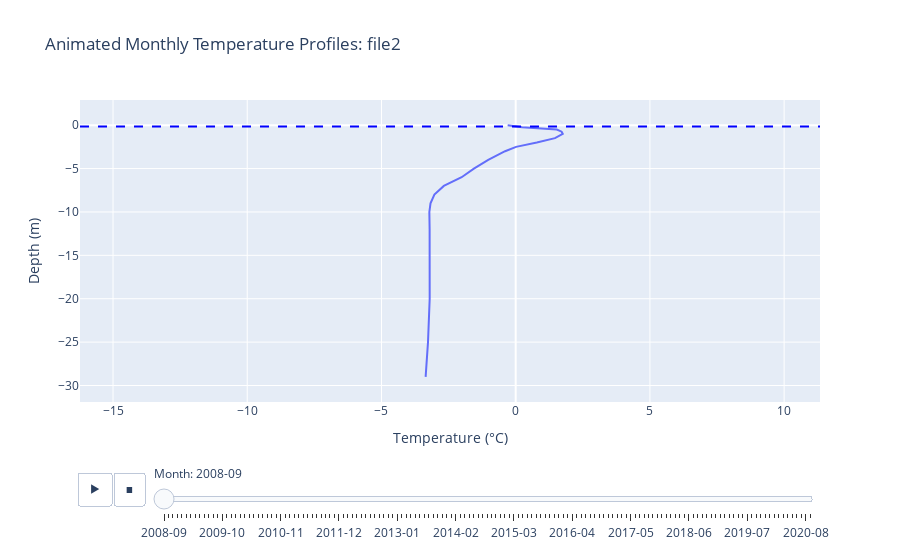

Notebook source saved alongside this figure:
### Code cell
create_animated_temperature_profile_plotly_with_zero_line(dfm_list[2], 'file2')

### Figure 1 — Plotly figure (JSON) as saved in the notebook; plotly's stock layout.template omitted (floating-point values rounded to 4 significant figures)
{"data": [{"hovertemplate": "Month=2008-09<br>Temperature (°C)=%{x}<br>Depth (m)=%{y}<extra></extra>", "legendgroup": "", "line": {"color": "#636efa", "dash": "solid"}, "marker": {"symbol": "circle"}, "mode": "lines", "name": "", "orientation": "v", "showlegend": false, "type": "scatter", "x": [-0.2993, 0.238, 1.531, 1.712, 1.754, 1.464, 0.7873, 0.0145, -0.3943, -1.023, -1.557, -2.013, -2.677, -3.029, -3.173, -3.216, -3.206, -3.205, -3.204, -3.267, -3.355], "xaxis": "x", "y": [0, -0.25, -0.5, -0.75, -1, -1.5, -2, -2.5, -3, -4, -5, -6, -7, -8, -9, -10, -12, -15, -20, -25, -29], "yaxis": "y"}], "layout": {"legend": {"tracegroupgap": 0}, "shapes": [{"line": {"color": "blue", "dash": "dash", "width": 2}, "type": "line", "x0": -16.23, "x1": 11.34, "y0": -0.1393, "y1": -0.1393}], "sliders": [{"active": 0, "currentvalue": {"prefix": "Month: "}, "len": 0.9, "pad": {"b": 10, "t": 60}, "steps": [{"args": [["2008-09"], {"frame": {"duration": 0, "redraw": false}, "fromcurrent": true, "mode": "immediate", "transition": {"duration": 0, "easing": "linear"}}], "label": "2008-09", "method": "animate"}, {"args": [["2008-10"], {"frame": {"duration": 0, "redraw": false}, "fromcurrent": true, "mode": "immediate", "transition": {"duration": 0, "easing": "linear"}}], "label": "2008-10", "method": "animate"}, {"args": [["2008-11"], {"frame": {"duration": 0, "redraw": false}, "fromcurrent": true, "mode": "immediate", "transition": {"duration": 0, "easing": "linear"}}], "label": "2008-11", "method": "animate"}, {"args": [["2008-12"], {"frame": {"duration": 0, "redraw": false}, "fromcurrent": true, "mode": "immediate", "transition": {"duration": 0, "easing": "linear"}}], "label": "2008-12", "method": "animate"}, {"args": [["2009-01"], {"frame": {"duration": 0, "redraw": false}, "fromcurrent": true, "mode": "immediate", "transition": {"duration": 0, "easing": "linear"}}], "label": "2009-01", "method": "animate"}, {"args": [["2009-02"], {"frame": {"duration": 0, "redraw": false}, "fromcurrent": true, "mode": "immediate", "transition": {"duration": 0, "easing": "linear"}}], "label": "2009-02", "method": "animate"}, {"args": [["2009-03"], {"frame": {"duration": 0, "redraw": false}, "fromcurrent": true, "mode": "immediate", "transition": {"duration": 0, "easing": "linear"}}], "label": "2009-03", "method": "animate"}, {"args": [["2009-04"], {"frame": {"duration": 0, "redraw": false}, "fromcurrent": true, "mode": "immediate", "transition": {"duration": 0, "easing": "linear"}}], "label": "2009-04", "method": "animate"}, {"args": [["2009-05"], {"frame": {"duration": 0, "redraw": false}, "fromcurrent": true, "mode": "immediate", "transition": {"duration": 0, "easing": "linear"}}], "label": "2009-05", "method": "animate"}, {"args": [["2009-06"], {"frame": {"duration": 0, "redraw": false}, "fromcurrent": true, "mode": "immediate", "transition": {"duration": 0, "easing": "linear"}}], "label": "2009-06", "method": "animate"}, {"args": [["2009-07"], {"frame": {"duration": 0, "redraw": false}, "fromcurrent": true, "mode": "immediate", "transition": {"duration": 0, "easing": "linear"}}], "label": "2009-07", "method": "animate"}, {"args": [["2009-08"], {"frame": {"duration": 0, "redraw": false}, "fromcurrent": true, "mode": "immediate", "transition": {"duration": 0, "easing": "linear"}}], "label": "2009-08", "method": "animate"}, {"args": [["2009-09"], {"frame": {"duration": 0, "redraw": false}, "fromcurrent": true, "mode": "immediate", "transition": {"duration": 0, "easing": "linear"}}], "label": "2009-09", "method": "animate"}, {"args": [["2009-10"], {"frame": {"duration": 0, "redraw": false}, "fromcurrent": true, "mode": "immediate", "transition": {"duration": 0, "easing": "linear"}}], "label": "2009-10", "method": "animate"}, {"args": [["2009-11"], {"frame": {"duration": 0, "redraw": false}, "fromcurrent": true, "mode": "immediate", "transition": {"duration": 0, "easing": "linear"}}], "label": "2009-11", "method": "animate"}, {"args": [["2009-12"], {"frame": {"duration": 0, "redraw": false}, "fromcurrent": true, "mode": "immediate", "transition": {"duration": 0, "easing": "linear"}}], "label": "2009-12", "method": "animate"}, {"args": [["2010-01"], {"frame": {"duration": 0, "redraw": false}, "fromcurrent": true, "mode": "immediate", "transition": {"duration": 0, "easing": "linear"}}], "label": "2010-01", "method": "animate"}, {"args": [["2010-02"], {"frame": {"duration": 0, "redraw": false}, "fromcurrent": true, "mode": "immediate", "transition": {"duration": 0, "easing": "linear"}}], "label": "2010-02", "method": "animate"}, {"args": [["2010-03"], {"frame": {"duration": 0, "redraw": false}, "fromcurrent": true, "mode": "immediate", "transition": {"duration": 0, "easing": "linear"}}], "label": "2010-03", "method": "animate"}, {"args": [["2010-04"], {"frame": {"duration": 0, "redraw": false}, "fromcurrent": true, "mode": "immediate", "transition": {"duration": 0, "easing": "linear"}}], "label": "2010-04", "method": "animate"}, {"args": [["2010-05"], {"frame": {"duration": 0, "redraw": false}, "fromcurrent": true, "mode": "immediate", "transition": {"duration": 0, "easing": "linear"}}], "label": "2010-05", "method": "animate"}, {"args": [["2010-06"], {"frame": {"duration": 0, "redraw": false}, "fromcurrent": true, "mode": "immediate", "transition": {"duration": 0, "easing": "linear"}}], "label": "2010-06", "method": "animate"}, {"args": [["2010-07"], {"frame": {"duration": 0, "redraw": false}, "fromcurrent": true, "mode": "immediate", "transition": {"duration": 0, "easing": "linear"}}], "label": "2010-07", "method": "animate"}, {"args": [["2010-08"], {"frame": {"duration": 0, "redraw": false}, "fromcurrent": true, "mode": "immediate", "transition": {"duration": 0, "easing": "linear"}}], "label": "2010-08", "method": "animate"}, {"args": [["2010-09"], {"frame": {"duration": 0, "redraw": false}, "fromcurrent": true, "mode": "immediate", "transition": {"duration": 0, "easing": "linear"}}], "label": "2010-09", "method": "animate"}, {"args": [["2010-10"], {"frame": {"duration": 0, "redraw": false}, "fromcurrent": true, "mode": "immediate", "transition": {"duration": 0, "easing": "linear"}}], "label": "2010-10", "method": "animate"}, {"args": [["2010-11"], {"frame": {"duration": 0, "redraw": false}, "fromcurrent": true, "mode": "immediate", "transition": {"duration": 0, "easing": "linear"}}], "label": "2010-11", "method": "animate"}, {"args": [["2010-12"], {"frame": {"duration": 0, "redraw": false}, "fromcurrent": true, "mode": "immediate", "transition": {"duration": 0, "easing": "linear"}}], "label": "2010-12", "method": "animate"}, {"args": [["2011-01"], {"frame": {"duration": 0, "redraw": false}, "fromcurrent": true, "mode": "immediate", "transition": {"duration": 0, "easing": "linear"}}], "label": "2011-01", "method": "animate"}, {"args": [["2011-02"], {"frame": {"duration": 0, "redraw": false}, "fromcurrent": true, "mode": "immediate", "transition": {"duration": 0, "easing": "linear"}}], "label": "2011-02", "method": "animate"}, {"args": [["2011-03"], {"frame": {"duration": 0, "redraw": false}, "fromcurrent": true, "mode": "immediate", "transition": {"duration": 0, "easing": "linear"}}], "label": "2011-03", "method": "animate"}, {"args": [["2011-04"], {"frame": {"duration": 0, "redraw": false}, "fromcurrent": true, "mode": "immediate", "transition": {"duration": 0, "easing": "linear"}}], "label": "2011-04", "method": "animate"}, {"args": [["2011-05"], {"frame": {"duration": 0, "redraw": false}, "fromcurrent": true, "mode": "immediate", "transition": {"duration": 0, "easing": "linear"}}], "label": "2011-05", "method": "animate"}, {"args": [["2011-06"], {"frame": {"duration": 0, "redraw": false}, "fromcurrent": true, "mode": "immediate", "transition": {"duration": 0, "easing": "linear"}}], "label": "2011-06", "method": "animate"}, {"args": [["2011-07"], {"frame": {"duration": 0, "redraw": false}, "fromcurrent": true, "mode": "immediate", "transition": {"duration": 0, "easing": "linear"}}], "label": "2011-07", "method": "animate"}, {"args": [["2011-08"], {"frame": {"duration": 0, "redraw": false}, "fromcurrent": true, "mode": "immediate", "transition": {"duration": 0, "easing": "linear"}}], "label": "2011-08", "method": "animate"}, {"args": [["2011-09"], {"frame": {"duration": 0, "redraw": false}, "fromcurrent": true, "mode": "immediate", "transition": {"duration": 0, "easing": "linear"}}], "label": "2011-09", "method": "animate"}, {"args": [["2011-10"], {"frame": {"duration": 0, "redraw": false}, "fromcurrent": true, "mode": "immediate", "transition": {"duration": 0, "easing": "linear"}}], "label": "2011-10", "method": "animate"}, {"args": [["2011-11"], {"frame": {"duration": 0, "redraw": false}, "fromcurrent": true, "mode": "immediate", "transition": {"duration": 0, "easing": "linear"}}], "label": "2011-11", "method": "animate"}, {"args": [["2011-12"], {"frame": {"duration": 0, "redraw": false}, "fromcurrent": true, "mode": "immediate", "transition": {"duration": 0, "easing": "linear"}}], "label": "2011-12", "method": "animate"}, {"args": [["2012-01"], {"frame": {"duration": 0, "redraw": false}, "fromcurrent": true, "mode": "immediate", "transition": {"duration": 0, "easing": "linear"}}], "label": "2012-01", "method": "animate"}, {"args": [["2012-02"], {"frame": {"duration": 0, "redraw": false}, "fromcurrent": true, "mode": "immediate", "transition": {"duration": 0, "easing": "linear"}}], "label": "2012-02", "method": "animate"}, {"args": [["2012-03"], {"frame": {"duration": 0, "redraw": false}, "fromcurrent": true, "mode": "immediate", "transition": {"duration": 0, "easing": "linear"}}], "label": "2012-03", "method": "animate"}, {"args": [["2012-04"], {"frame": {"duration": 0, "redraw": false}, "fromcurrent": true, "mode": "immediate", "transition": {"duration": 0, "easing": "linear"}}], "label": "2012-04", "method": "animate"}, {"args": [["2012-05"], {"frame": {"duration": 0, "redraw": false}, "fromcurrent": true, "mode": "immediate", "transition": {"duration": 0, "easing": "linear"}}], "label": "2012-05", "method": "animate"}, {"args": [["2012-06"], {"frame": {"duration": 0, "redraw": false}, "fromcurrent": true, "mode": "immediate", "transition": {"duration": 0, "easing": "linear"}}], "label": "2012-06", "method": "animate"}, {"args": [["2012-07"], {"frame": {"duration": 0, "redraw": false}, "fromcurrent": true, "mode": "immediate", "transition": {"duration": 0, "easing": "linear"}}], "label": "2012-07", "method": "animate"}, {"args": [["2012-08"], {"frame": {"duration": 0, "redraw": false}, "fromcurrent": true, "mode": "immediate", "transition": {"duration": 0, "easing": "linear"}}], "label": "2012-08", "method": "animate"}, {"args": [["2012-09"], {"frame": {"duration": 0, "redraw": false}, "fromcurrent": true, "mode": "immediate", "transition": {"duration": 0, "easing": "linear"}}], "label": "2012-09", "method": "animate"}, {"args": [["2012-10"], {"frame": {"duration": 0, "redraw": false}, "fromcurrent": true, "mode": "immediate", "transition": {"duration": 0, "easing": "linear"}}], "label": "2012-10", "method": "animate"}, {"args": [["2012-11"], {"frame": {"duration": 0, "redraw": false}, "fromcurrent": true, "mode": "immediate", "transition": {"duration": 0, "easing": "linear"}}], "label": "2012-11", "method": "animate"}, {"args": [["2012-12"], {"frame": {"duration": 0, "redraw": false}, "fromcurrent": true, "mode": "immediate", "transition": {"duration": 0, "easing": "linear"}}], "label": "2012-12", "method": "animate"}, {"args": [["2013-01"], {"frame": {"duration": 0, "redraw": false}, "fromcurrent": true, "mode": "immediate", "transition": {"duration": 0, "easing": "linear"}}], "label": "2013-01", "method": "animate"}, {"args": [["2013-02"], {"frame": {"duration": 0, "redraw": false}, "fromcurrent": true, "mode": "immediate", "transition": {"duration": 0, "easing": "linear"}}], "label": "2013-02", "method": "animate"}, {"args": [["2013-03"], {"frame": {"duration": 0, "redraw": false}, "fromcurrent": true, "mode": "immediate", "transition": {"duration": 0, "easing": "linear"}}], "label": "2013-03", "method": "animate"}, {"args": [["2013-04"], {"frame": {"duration": 0, "redraw": false}, "fromcurrent": true, "mode": "immediate", "transition": {"duration": 0, "easing": "linear"}}], "label": "2013-04", "method": "animate"}, {"args": [["2013-05"], {"frame": {"duration": 0, "redraw": false}, "fromcurrent": true, "mode": "immediate", "transition": {"duration": 0, "easing": "linear"}}], "label": "2013-05", "method": "animate"}, {"args": [["2013-06"], {"frame": {"duration": 0, "redraw": false}, "fromcurrent": true, "mode": "immediate", "transition": {"duration": 0, "easing": "linear"}}], "label": "2013-06", "method": "animate"}, {"args": [["2013-07"], {"frame": {"duration": 0, "redraw": false}, "fromcurrent": true, "mode": "immediate", "transition": {"duration": 0, "easing": "linear"}}], "label": "2013-07", "method": "animate"}, {"args": [["2013-08"], {"frame": {"duration": 0, "redraw": false}, "fromcurrent": true, "mode": "immediate", "transition": {"duration": 0, "easing": "linear"}}], "label": "2013-08", "method": "animate"}, {"args": [["2013-09"], {"frame": {"duration": 0, "redraw": false}, "fromcurrent": true, "mode": "immediate", "transition": {"duration": 0, "easing": "linear"}}], "label": "2013-09", "method": "animate"}, {"args": [["2013-10"], {"frame": {"duration": 0, "redraw": false}, "fromcurrent": true, "mode": "immediate", "transition": {"duration": 0, "easing": "linear"}}], "label": "2013-10", "method": "animate"}, {"args": [["2013-11"], {"frame": {"duration": 0, "redraw": false}, "fromcurrent": true, "mode": "immediate", "transition": {"duration": 0, "easing": "linear"}}], "label": "2013-11", "method": "animate"}, {"args": [["2013-12"], {"frame": {"duration": 0, "redraw": false}, "fromcurrent": true, "mode": "immediate", "transition": {"duration": 0, "easing": "linear"}}], "label": "2013-12", "method": "animate"}, {"args": [["2014-01"], {"frame": {"duration": 0, "redraw": false}, "fromcurrent": true, "mode": "immediate", "transition": {"duration": 0, "easing": "linear"}}], "label": "2014-01", "method": "animate"}, {"args": [["2014-02"], {"frame": {"duration": 0, "redraw": false}, "fromcurrent": true, "mode": "immediate", "transition": {"duration": 0, "easing": "linear"}}], "label": "2014-02", "method": "animate"}, {"args": [["2014-03"], {"frame": {"duration": 0, "redraw": false}, "fromcurrent": true, "mode": "immediate", "transition": {"duration": 0, "easing": "linear"}}], "label": "2014-03", "method": "animate"}, {"args": [["2014-04"], {"frame": {"duration": 0, "redraw": false}, "fromcurrent": true, "mode": "immediate", "transition": {"duration": 0, "easing": "linear"}}], "label": "2014-04", "method": "animate"}, {"args": [["2014-05"], {"frame": {"duration": 0, "redraw": false}, "fromcurrent": true, "mode": "immediate", "transition": {"duration": 0, "easing": "linear"}}], "label": "2014-05", "method": "animate"}, {"args": [["2014-06"], {"frame": {"duration": 0, "redraw": false}, "fromcurrent": true, "mode": "immediate", "transition": {"duration": 0, "easing": "linear"}}], "label": "2014-06", "method": "animate"}, {"args": [["2014-07"], {"frame": {"duration": 0, "redraw": false}, "fromcurrent": true, "mode": "immediate", "transition": {"duration": 0, "easing": "linear"}}], "label": "2014-07", "method": "animate"}, {"args": [["2014-08"], {"frame": {"duration": 0, "redraw": false}, "fromcurrent": true, "mode": "immediate", "transition": {"duration": 0, "easing": "linear"}}], "label": "2014-08", "method": "animate"}, {"args": [["2014-09"], {"frame": {"duration": 0, "redraw": false}, "fromcurrent": true, "mode": "immediate", "transition": {"duration": 0, "easing": "linear"}}], "label": "2014-09", "method": "animate"}, {"args": [["2014-10"], {"frame": {"duration": 0, "redraw": false}, "fromcurrent": true, "mode": "immediate", "transition": {"duration": 0, "easing": "linear"}}], "label": "2014-10", "method": "animate"}, {"args": [["2014-11"], {"frame": {"duration": 0, "redraw": false}, "fromcurrent": true, "mode": "immediate", "transition": {"duration": 0, "easing": "linear"}}], "label": "2014-11", "method": "animate"}, {"args": [["2014-12"], {"frame": {"duration": 0, "redraw": false}, "fromcurrent": true, "mode": "immediate", "transition": {"duration": 0, "easing": "linear"}}], "label": "2014-12", "method": "animate"}, {"args": [["2015-01"], {"frame": {"duration": 0, "redraw": false}, "fromcurrent": true, "mode": "immediate", "transition": {"duration": 0, "easing": "linear"}}], "label": "2015-01", "method": "animate"}, {"args": [["2015-02"], {"frame": {"duration": 0, "redraw": false}, "fromcurrent": true, "mode": "immediate", "transition": {"duration": 0, "easing": "linear"}}], "label": "2015-02", "method": "animate"}, {"args": [["2015-03"], {"frame": {"duration": 0, "redraw": false}, "fromcurrent": true, "mode": "immediate", "transition": {"duration": 0, "easing": "linear"}}], "label": "2015-03", "method": "animate"}, {"args": [["2015-04"], {"frame": {"duration": 0, "redraw": false}, "fromcurrent": true, "mode": "immediate", "transition": {"duration": 0, "easing": "linear"}}], "label": "2015-04", "method": "animate"}, {"args": [["2015-05"], {"frame": {"duration": 0, "redraw": false}, "fromcurrent": true, "mode": "immediate", "transition": {"duration": 0, "easing": "linear"}}], "label": "2015-05", "method": "animate"}, {"args": [["2015-06"], {"frame": {"duration": 0, "redraw": false}, "fromcurrent": true, "mode": "immediate", "transition": {"duration": 0, "easing": "linear"}}], "label": "2015-06", "method": "animate"}, {"args": [["2015-07"], {"frame": {"duration": 0, "redraw": false}, "fromcurrent": true, "mode": "immediate", "transition": {"duration": 0, "easing": "linear"}}], "label": "2015-07", "method": "animate"}, {"args": [["2015-08"], {"frame": {"duration": 0, "redraw": false}, "fromcurrent": true, "mode": "immediate", "transition": {"duration": 0, "easing": "linear"}}], "label": "2015-08", "method": "animate"}, {"args": [["2015-09"], {"frame": {"duration": 0, "redraw": false}, "fromcurrent": true, "mode": "immediate", "transition": {"duration": 0, "easing": "linear"}}], "label": "2015-09", "method": "animate"}, {"args": [["2015-10"], {"frame": {"duration": 0, "redraw": false}, "fromcurrent": true, "mode": "immediate", "transition": {"duration": 0, "easing": "linear"}}], "label": "2015-10", "method": "animate"}, {"args": [["2015-11"], {"frame": {"duration": 0, "redraw": false}, "fromcurrent": true, "mode": "immediate", "transition": {"duration": 0, "easing": "linear"}}], "label": "2015-11", "method": "animate"}, {"args": [["2015-12"], {"frame": {"duration": 0, "redraw": false}, "fromcurrent": true, "mode": "immediate", "transition": {"duration": 0, "easing": "linear"}}], "label": "2015-12", "method": "animate"}, {"args": [["2016-01"], {"frame": {"duration": 0, "redraw": false}, "fromcurrent": true, "mode": "immediate", "transition": {"duration": 0, "easing": "linear"}}], "label": "2016-01", "method": "animate"}, {"args": [["2016-02"], {"frame": {"duration": 0, "redraw": false}, "fromcurrent": true, "mode": "immediate", "transition": {"duration": 0, "easing": "linear"}}], "label": "2016-02", "method": "animate"}, {"args": [["2016-03"], {"frame": {"duration": 0, "redraw": false}, "fromcurrent": true, "mode": "immediate", "transition": {"duration": 0, "easing": "linear"}}], "label": "2016-03", "method": "animate"}, {"args": [["2016-04"], {"frame": {"duration": 0, "redraw": false}, "fromcurrent": true, "mode": "immediate", "transition": {"duration": 0, "easing": "linear"}}], "label": "2016-04", "method": "animate"}, {"args": [["2016-05"], {"frame": {"duration": 0, "redraw": false}, "fromcurrent": true, "mode": "immediate", "transition": {"duration": 0, "easing": "linear"}}], "label": "2016-05", "method": "animate"}, {"args": [["2016-06"], {"frame": {"duration": 0, "redraw": false}, "fromcurrent": true, "mode": "immediate", "transition": {"duration": 0, "easing": "linear"}}], "label": "2016-06", "method": "animate"}, {"args": [["2016-07"], {"frame": {"duration": 0, "redraw": false}, "fromcurrent": true, "mode": "immediate", "transition": {"duration": 0, "easing": "linear"}}], "label": "2016-07", "method": "animate"}, {"args": [["2016-08"], {"frame": {"duration": 0, "redraw": false}, "fromcurrent": true, "mode": "immediate", "transition": {"duration": 0, "easing": "linear"}}], "label": "2016-08", "method": "animate"}, {"args": [["2016-09"], {"frame": {"duration": 0, "redraw": false}, "fromcurrent": true, "mode": "immediate", "transition": {"duration": 0, "easing": "linear"}}], "label": "2016-09", "method": "animate"}, {"args": [["2016-10"], {"frame": {"duration": 0, "redraw": false}, "fromcurrent": true, "mode": "immediate", "transition": {"duration": 0, "easing": "linear"}}], "label": "2016-10", "method": "animate"}, {"args": [["2016-11"], {"frame": {"duration": 0, "redraw": false}, "fromcurrent": true, "mode": "immediate", "transition": {"duration": 0, "easing": "linear"}}], "label": "2016-11", "method": "animate"}, {"args": [["2016-12"], {"frame": {"duration": 0, "redraw": false}, "fromcurrent": true, "mode": "immediate", "transition": {"duration": 0, "easing": "linear"}}], "label": "2016-12", "method": "animate"}, {"args": [["2017-01"], {"frame": {"duration": 0, "redraw": false}, "fromcurrent": true, "mode": "immediate", "transition": {"duration": 0, "easing": "linear"}}], "label": "2017-01", "method": "animate"}, {"args": [["2017-02"], {"frame": {"duration": 0, "redraw": false}, "fromcurrent": true, "mode": "immediate", "transition": {"duration": 0, "easing": "linear"}}], "label": "2017-02", "method": "animate"}, {"args": [["2017-03"], {"frame": {"duration": 0, "redraw": false}, "fromcurrent": true, "mode": "immediate", "transition": {"duration": 0, "easing": "linear"}}], "label": "2017-03", "method": "animate"}, {"args": [["2017-04"], {"frame": {"duration": 0, "redraw": false}, "fromcurrent": true, "mode": "immediate", "transition": {"duration": 0, "easing": "linear"}}], "label": "2017-04", "method": "animate"}, {"args": [["2017-05"], {"frame": {"duration": 0, "redraw": false}, "fromcurrent": true, "mode": "immediate", "transition": {"duration": 0, "easing": "linear"}}], "label": "2017-05", "method": "animate"}, {"args": [["2017-06"], {"frame": {"duration": 0, "redraw": false}, "fromcurrent": true, "mode": "immediate", "transition": {"duration": 0, "easing": "linear"}}], "label": "2017-06", "method": "animate"}, {"args": [["2017-07"], {"frame": {"duration": 0, "redraw": false}, "fromcurrent": true, "mode": "immediate", "transition": {"duration": 0, "easing": "linear"}}], "label": "2017-07", "method": "animate"}, {"args": [["2017-08"], {"frame": {"duration": 0, "redraw": false}, "fromcurrent": true, "mode": "immediate", "transition": {"duration": 0, "easing": "linear"}}], "label": "2017-08", "method": "animate"}, {"args": [["2017-09"], {"frame": {"duration": 0, "redraw": false}, "fromcurrent": true, "mode": "immediate", "transition": {"duration": 0, "easing": "linear"}}], "label": "2017-09", "method": "animate"}, {"args": [["2017-10"], {"frame": {"duration": 0, "redraw": false}, "fromcurrent": true, "mode": "immediate", "transition": {"duration": 0, "easing": "linear"}}], "label": "2017-10", "method": "animate"}, {"args": [["2017-11"], {"frame": {"duration": 0, "redraw": false}, "fromcurrent": true, "mode": "immediate", "transition": {"duration": 0, "easing": "linear"}}], "label": "2017-11", "method": "animate"}, {"args": [["2017-12"], {"frame": {"duration": 0, "redraw": false}, "fromcurrent": true, "mode": "immediate", "transition": {"duration": 0, "easing": "linear"}}], "label": "2017-12", "method": "animate"}, {"args": [["2018-01"], {"frame": {"duration": 0, "redraw": false}, "fromcurrent": true, "mode": "immediate", "transition": {"duration": 0, "easing": "linear"}}], "label": "2018-01", "method": "animate"}, {"args": [["2018-02"], {"frame": {"duration": 0, "redraw": false}, "fromcurrent": true, "mode": "immediate", "transition": {"duration": 0, "easing": "linear"}}], "label": "2018-02", "method": "animate"}, {"args": [["2018-03"], {"frame": {"duration": 0, "redraw": false}, "fromcurrent": true, "mode": "immediate", "transition": {"duration": 0, "easing": "linear"}}], "label": "2018-03", "method": "animate"}, {"args": [["2018-04"], {"frame": {"duration": 0, "redraw": false}, "fromcurrent": true, "mode": "immediate", "transition": {"duration": 0, "easing": "linear"}}], "label": "2018-04", "method": "animate"}, {"args": [["2018-05"], {"frame": {"duration": 0, "redraw": false}, "fromcurrent": true, "mode": "immediate", "transition": {"duration": 0, "easing": "linear"}}], "label": "2018-05", "method": "animate"}, {"args": [["2018-06"], {"frame": {"duration": 0, "redraw": false}, "fromcurrent": true, "mode": "immediate", "transition": {"duration": 0, "easing": "linear"}}], "label": "2018-06", "method": "animate"}, {"args": [["2018-07"], {"frame": {"duration": 0, "redraw": false}, "fromcurrent": true, "mode": "immediate", "transition": {"duration": 0, "easing": "linear"}}], "label": "2018-07", "method": "animate"}, {"args": [["2018-08"], {"frame": {"duration": 0, "redraw": false}, "fromcurrent": true, "mode": "immediate", "transition": {"duration": 0, "easing": "linear"}}], "label": "2018-08", "method": "animate"}, {"args": [["2018-09"], {"frame": {"duration": 0, "redraw": false}, "fromcurrent": true, "mode": "immediate", "transition": {"duration": 0, "easing": "linear"}}], "label": "2018-09", "method": "animate"}, {"args": [["2018-10"], {"frame": {"duration": 0, "redraw": false}, "fromcurrent": true, "mode": "immediate", "transition": {"duration": 0, "easing": "linear"}}], "label": "2018-10", "method": "animate"}, {"args": [["2018-11"], {"frame": {"duration": 0, "redraw": false}, "fromcurrent": true, "mode": "immediate", "transition": {"duration": 0, "easing": "linear"}}], "label": "2018-11", "method": "animate"}, {"args": [["2018-12"], {"frame": {"duration": 0, "redraw": false}, "fromcurrent": true, "mode": "immediate", "transition": {"duration": 0, "easing": "linear"}}], "label": "2018-12", "method": "animate"}, {"args": [["2019-01"], {"frame": {"duration": 0, "redraw": false}, "fromcurrent": true, "mode": "immediate", "transition": {"duration": 0, "easing": "linear"}}], "label": "2019-01", "method": "animate"}, {"args": [["2019-02"], {"frame": {"duration": 0, "redraw": false}, "fromcurrent": true, "mode": "immediate", "transition": {"duration": 0, "easing": "linear"}}], "label": "2019-02", "method": "animate"}, {"args": [["2019-03"], {"frame": {"duration": 0, "redraw": false}, "fromcurrent": true, "mode": "immediate", "transition": {"duration": 0, "easing": "linear"}}], "label": "2019-03", "method": "animate"}, {"args": [["2019-04"], {"frame": {"duration": 0, "redraw": false}, "fromcurrent": true, "mode": "immediate", "transition": {"duration": 0, "easing": "linear"}}], "label": "2019-04", "method": "animate"}, {"args": [["2019-05"], {"frame": {"duration": 0, "redraw": false}, "fromcurrent": true, "mode": "immediate", "transition": {"duration": 0, "easing": "linear"}}], "label": "2019-05", "method": "animate"}, {"args": [["2019-06"], {"frame": {"duration": 0, "redraw": false}, "fromcurrent": true, "mode": "immediate", "transition": {"duration": 0, "easing": "linear"}}], "label": "2019-06", "method": "animate"}, {"args": [["2019-07"], {"frame": {"duration": 0, "redraw": false}, "fromcurrent": true, "mode": "immediate", "transition": {"duration": 0, "easing": "linear"}}], "label": "2019-07", "method": "animate"}, {"args": [["2019-08"], {"frame": {"duration": 0, "redraw": false}, "fromcurrent": true, "mode": "immediate", "transition": {"duration": 0, "easing": "linear"}}], "label": "2019-08", "method": "animate"}, {"args": [["2019-09"], {"frame": {"duration": 0, "redraw": false}, "fromcurrent": true, "mode": "immediate", "transition": {"duration": 0, "easing": "linear"}}], "label": "2019-09", "method": "animate"}, {"args": [["2019-10"], {"frame": {"duration": 0, "redraw": false}, "fromcurrent": true, "mode": "immediate", "transition": {"duration": 0, "easing": "linear"}}], "label": "2019-10", "method": "animate"}, {"args": [["2019-11"], {"frame": {"duration": 0, "redraw": false}, "fromcurrent": true, "mode": "immediate", "transition": {"duration": 0, "easing": "linear"}}], "label": "2019-11", "method": "animate"}, {"args": [["2019-12"], {"frame": {"duration": 0, "redraw": false}, "fromcurrent": true, "mode": "immediate", "transition": {"duration": 0, "easing": "linear"}}], "label": "2019-12", "method": "animate"}, {"args": [["2020-01"], {"frame": {"duration": 0, "redraw": false}, "fromcurrent": true, "mode": "immediate", "transition": {"duration": 0, "easing": "linear"}}], "label": "2020-01", "method": "animate"}, {"args": [["2020-02"], {"frame": {"duration": 0, "redraw": false}, "fromcurrent": true, "mode": "immediate", "transition": {"duration": 0, "easing": "linear"}}], "label": "2020-02", "method": "animate"}, {"args": [["2020-03"], {"frame": {"duration": 0, "redraw": false}, "fromcurrent": true, "mode": "immediate", "transition": {"duration": 0, "easing": "linear"}}], "label": "2020-03", "method": "animate"}, {"args": [["2020-04"], {"frame": {"duration": 0, "redraw": false}, "fromcurrent": true, "mode": "immediate", "transition": {"duration": 0, "easing": "linear"}}], "label": "2020-04", "method": "animate"}, {"args": [["2020-05"], {"frame": {"duration": 0, "redraw": false}, "fromcurrent": true, "mode": "immediate", "transition": {"duration": 0, "easing": "linear"}}], "label": "2020-05", "method": "animate"}, {"args": [["2020-06"], {"frame": {"duration": 0, "redraw": false}, "fromcurrent": true, "mode": "immediate", "transition": {"duration": 0, "easing": "linear"}}], "label": "2020-06", "method": "animate"}, {"args": [["2020-07"], {"frame": {"duration": 0, "redraw": false}, "fromcurrent": true, "mode": "immediate", "transition": {"duration": 0, "easing": "linear"}}], "label": "2020-07", "method": "animate"}, {"args": [["2020-08"], {"frame": {"duration": 0, "redraw": false}, "fromcurrent": true, "mode": "immediate", "transition": {"duration": 0, "easing": "linear"}}], "label": "2020-08", "method": "animate"}, {"args": [["2020-09"], {"frame": {"duration": 0, "redraw": false}, "fromcurrent": true, "mode": "immediate", "transition": {"duration": 0, "easing": "linear"}}], "label": "2020-09", "method": "animate"}], "x": 0.1, "xanchor": "left", "y": 0, "yanchor": "top"}], "title": {"text": "Animated Monthly Temperature Profiles: file2"}, "updatemenus": [{"buttons": [{"args": [null, {"frame": {"duration": 500, "redraw": false}, "fromcurrent": true, "mode": "immediate", "transition": {"duration": 100, "easing": "linear"}}], "label": "&#9654;", "method": "animate"}, {"args": [[null], {"frame": {"duration": 0, "redraw": false}, "fromcurrent": true, "mode": "immediate", "transition": {"duration": 0, "easing": "linear"}}], "label": "&#9724;", "method": "animate"}], "direction": "left", "pad": {"r": 10, "t": 70}, "showactive": false, "type": "buttons", "x": 0.1, "xanchor": "right", "y": 0, "yanchor": "top"}], "xaxis": {"anchor": "y", "autorange": false, "domain": [0, 1], "range": [-16.23, 11.34], "title": {"text": "Temperature (°C)"}}, "yaxis": {"anchor": "x", "autorange": false, "domain": [0, 1], "range": [-31.9, 2.9], "title": {"text": "Depth (m)"}}}}
